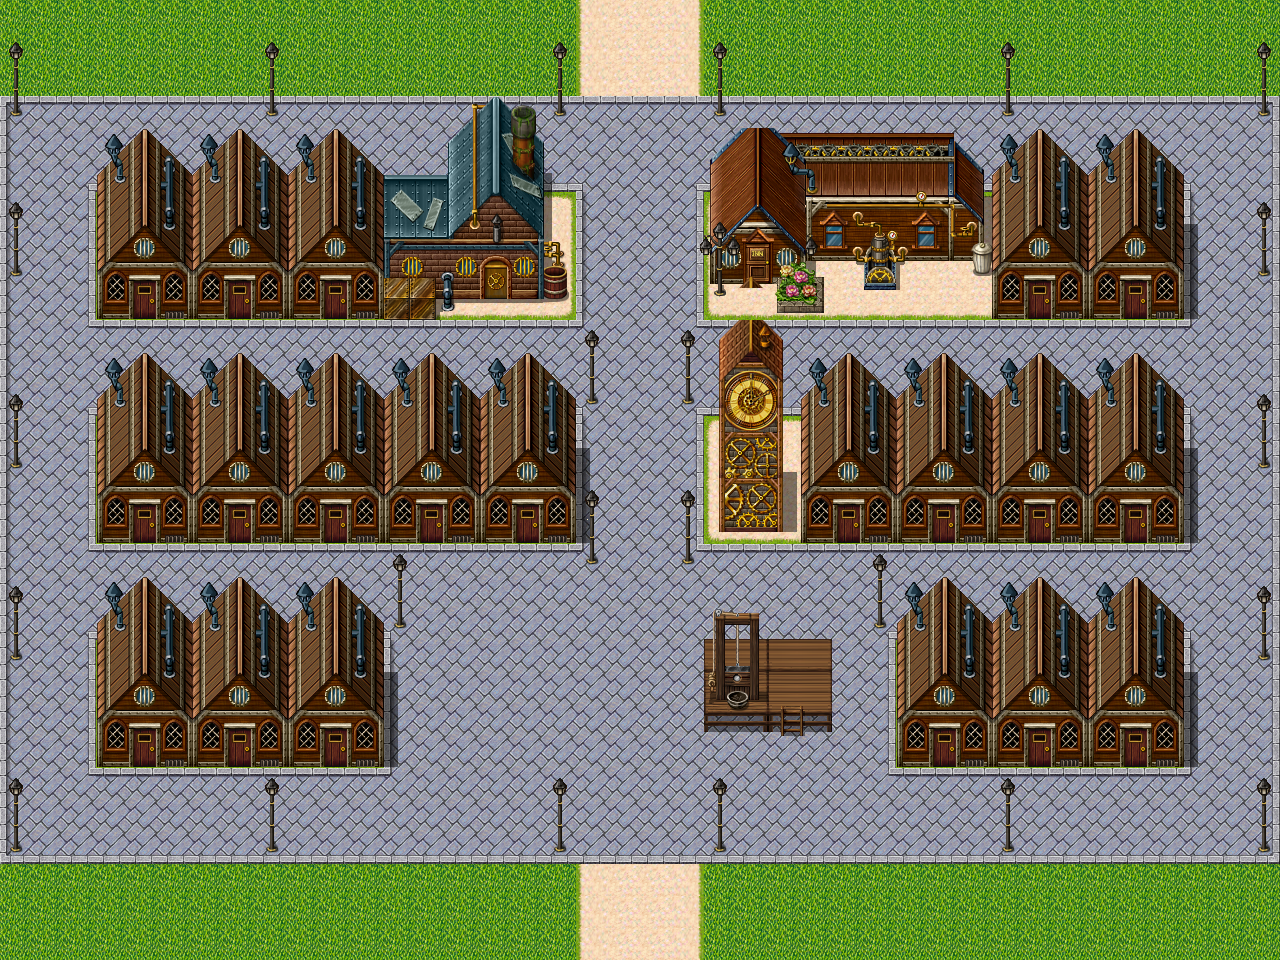

This is a level from a 2D game, rendered from its Tiled map with the project's own tilesets. A one-line summary and the map file follow, with tile-layer data summarised:
An orthogonal 40x30 tile map with 32x32 px tiles, 3 tile layers (Player_layer, Tile Layer 2, Tile Layer 3).

<map version="1.0" orientation="orthogonal" renderorder="right-down" width="40" height="30" tilewidth="32" tileheight="32" nextobjectid="1">
 <tileset firstgid="1" name="EriksTiles" tilewidth="32" tileheight="32" tilecount="800" columns="40">
  <image source="../Textures/Untitledtilenr3.png" width="1280" height="640" />
  <terraintypes>
   <terrain name="New Terrain" tile="3" />
   <terrain name="New Terrain" tile="123" />
  </terraintypes>
  <tile id="0" terrain=",,,0" />
  <tile id="1" terrain=",,0,0" />
  <tile id="2" terrain=",,0," />
  <tile id="40" terrain=",0,,0" />
  <tile id="41" terrain="0,0,0,0" />
  <tile id="42" terrain="0,,0," />
  <tile id="43" terrain="0,0,0," />
  <tile id="44" terrain="0,0,,0" />
  <tile id="80" terrain=",0,," />
  <tile id="81" terrain="0,0,," />
  <tile id="82" terrain="0,,," />
  <tile id="83" terrain="0,,0,0" />
  <tile id="84" terrain=",0,0,0" />
  <tile id="120" terrain=",,,1" />
  <tile id="121" terrain=",,1,1" />
  <tile id="122" terrain=",,1," />
  <tile id="160" terrain=",1,,1" />
  <tile id="161" terrain="1,1,1,1" />
  <tile id="162" terrain="1,,1," />
  <tile id="163" terrain="1,1,1," />
  <tile id="164" terrain="1,1,,1" />
  <tile id="200" terrain=",1,," />
  <tile id="201" terrain="1,1,," />
  <tile id="202" terrain="1,,," />
  <tile id="203" terrain="1,,1,1" />
  <tile id="204" terrain=",1,1,1" />
 </tileset>
 <layer name="Player_layer" width="40" height="30">
  <data>[1200 cells, 1200 non-empty, 23 distinct tile ids]</data>
 </layer>
 <layer name="Tile Layer 2" width="40" height="30">
  <data>[1200 cells, 505 non-empty, 150 distinct tile ids]</data>
 </layer>
 <layer name="Tile Layer 3" width="40" height="30">
  <data>[1200 cells, 120 non-empty, 46 distinct tile ids]</data>
 </layer>
</map>
